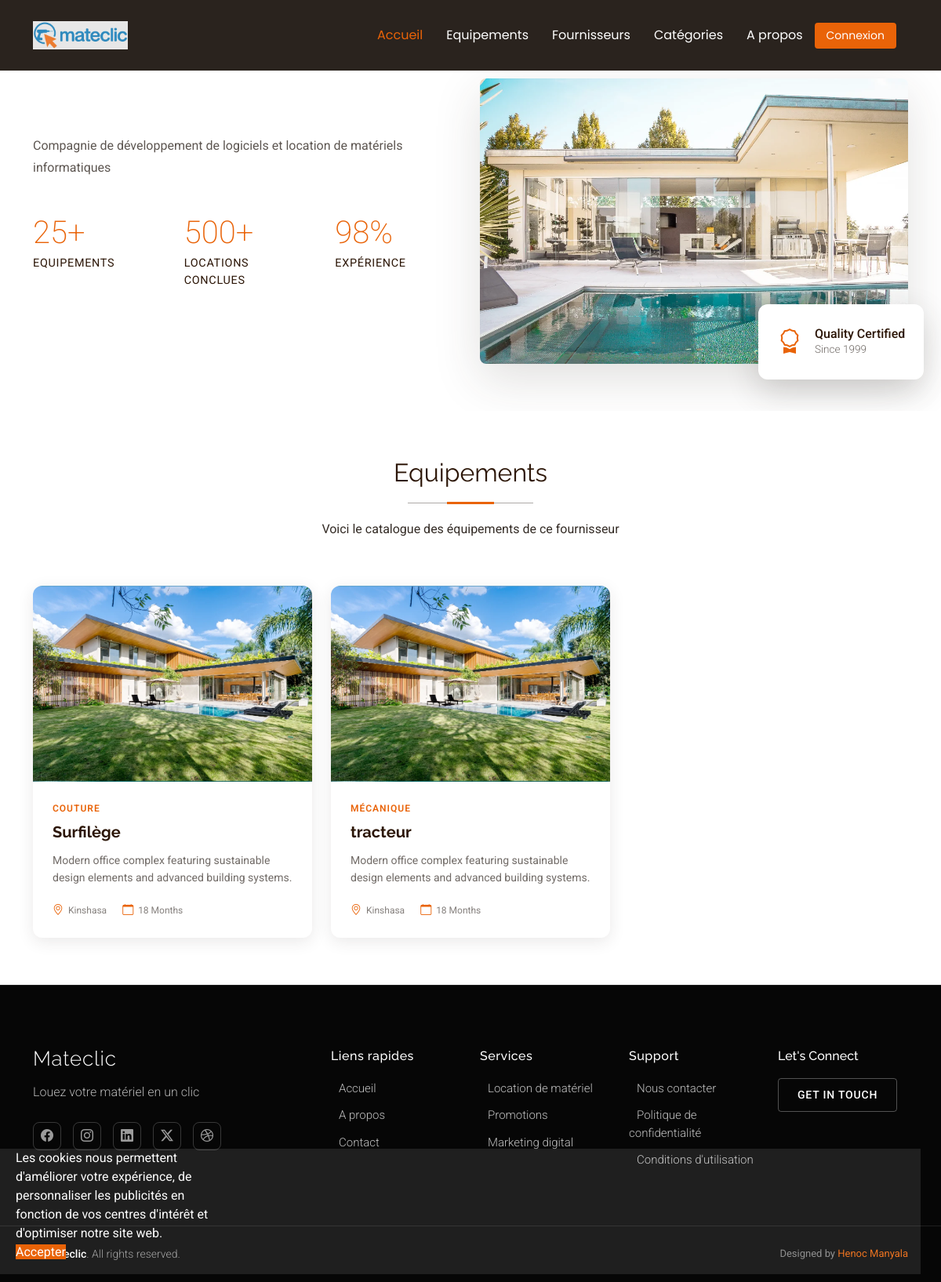
Screenshot of /public/providers/3 with the database file from the repository.
### public/models.py (models this page shows, shortened)
class CustomUser(AbstractBaseUser, PermissionsMixin):
    class Roles(models.TextChoices):
        Fournisseur = "provider"
        Client = "customer"
    email = models.EmailField(unique=True)
    first_name = models.CharField(max_length=30, blank=True)
    last_name = models.CharField(max_length=30, blank=True)
    is_active = models.BooleanField(default=True)
    is_staff = models.BooleanField(default=False)
    role = models.fields.CharField(choices=Roles.choices,null=True)
    companyName = models.fields.CharField(max_length=100,null=True)
    summary = models.fields.CharField(max_length=100,null=True)
    logo = models.FileField(upload_to='providers/',null=True)
    email = models.fields.CharField(max_length=100,unique=True)
    password = models.fields.CharField(max_length=1000)
    countryCode = models.fields.IntegerField(default=243)
    phone = models.fields.CharField(max_length=20,null=True)
    confirmationCode = models.fields.IntegerField(null=True)
    confirmed = models.fields.BooleanField(default=False)
    createdAt = models.DateTimeField(auto_now=True)
    confirmedAt = models.DateTimeField(null=True)
    objects = CustomUserManager()
    USERNAME_FIELD = 'email'
    REQUIRED_FIELDS = [] # No username required if email is the USERNAME_FIELD

class Equipment(models.Model):
    class Frequencies(models.TextChoices):
        H = "hour"
        D = "day"
        M = "month"
    class Currencies(models.TextChoices):
        USD = "Dollar"
        CDF = "Franc Congolais"
    name = models.fields.CharField(max_length=None)
    description = models.fields.CharField(max_length=None,null=True)
    location = models.fields.CharField(max_length=None,null=True)
    category = models.ForeignKey(Category,null=True,on_delete=models.SET_NULL)
    owner = models.ForeignKey(CustomUser,null=True,on_delete=models.CASCADE)
    pricingFrequency = models.fields.CharField(choices=Frequencies.choices)
    price = models.fields.DecimalField(null=True,max_digits=100,decimal_places=2)
    currency = models.fields.CharField(choices=Currencies.choices)
    image = models.FileField(upload_to='equipments/',null=True)
    createdAt = models.DateTimeField(auto_now=True)

class Category(models.Model):
    name= models.fields.CharField(unique=True)
    parent = models.ForeignKey('self',null=True,on_delete=models.SET_NULL)
    def __str__(self):
        return self.name

### public/views.py (the view)
# urls.py: path('public/providers/<int:provider_id>',publicviews.provider_equipments,name="provider-equipments-list"),
def provider_equipments(request,provider_id):
    isConnected = False
    try:
        provider = CustomUser.objects.get(id=provider_id)
        if(provider):
            equipment = Equipment()
            equipmentsList = Equipment.objects.filter(owner=provider)
            myuser = authent_session(request)
            if(myuser):
                isConnected = True
                return render(request,'public/provider-details.html',{"provider":provider,"equipmentsList":equipmentsList,"isConnected": isConnected,"user":myuser})
            return render(request,'public/provider-details.html',{"provider":provider,"equipmentsList":equipmentsList,"isConnected": isConnected})
    except Exception as e:
        print(f"An unexpected error occurred: {e}")

### public/views.py (called while the page is built)
def authent_session(request):
    myuser = request.user
    try:
        myuser = get_user_model().objects.get(id=myuser.id)
        if(not myuser == None):
            return myuser
        else:
            return False
    except:
        return False

### public/templates/public/provider-details.html (shortened to what this page needs)
{% extends 'public/base.html' %}
{% load static %}
    {% block content %}
    <section id="about" class="about section">
      <div class="container" data-aos="fade-up" data-aos-delay="100">
        <div class="row align-items-center">
          <div class="col-lg-6 order-2 order-lg-1" data-aos="fade-right" data-aos-delay="200">
            <div class="content">
              <p class="description-text mb-5">{{ provider.summary }}</p>
              <div class="stats-grid">
                <div class="stat-item" data-aos="fade-up" data-aos-delay="300">
                  <div class="stat-number">25+</div>
                  <div class="stat-label">Equipements</div>
                </div>
                <div class="stat-item" data-aos="fade-up" data-aos-delay="350">
                  <div class="stat-number">500+</div>
                  <div class="stat-label">Locations conclues</div>
                </div>
                <div class="stat-item" data-aos="fade-up" data-aos-delay="400">
                  <div class="stat-number">98%</div>
                  <div class="stat-label">Expérience</div>
                </div>
              </div>
            </div>
          </div>
          <div class="col-lg-6 order-1 order-lg-2" data-aos="fade-left" data-aos-delay="200">
            <div class="image-section">
              <div class="main-image">
                <img src="{% static 'public/assets/img/construction/project-4.webp' %}" alt="Construction project showcase" class="img-fluid">
              </div>
              <div class="floating-badge" data-aos="zoom-in" data-aos-delay="500">
                <div class="badge-content">
                  <i class="bi bi-award"></i>
                  <div class="badge-text">
                    <span class="badge-title">Quality Certified</span>
                    <span class="badge-subtitle">Since 1999</span>
                  </div>
                </div>
              </div>
            </div>
          </div>
        </div>
      </div>
    </section>
    <section id="projects" class="projects section">
      <div class="container section-title" data-aos="fade-up">
        <h2>Equipements</h2>
        <p>Voici le catalogue des équipements de ce fournisseur</p>
      </div>
      <div class="container" data-aos="fade-up" data-aos-delay="100">
        <div class="row gy-4">
            {% for equipment in equipmentsList %}
          <div class="col-lg-4 col-md-6" data-aos="fade-up" data-aos-delay="100">
            <div class="project-card">
              <div class="project-image">
                <img src="{% static 'public/assets/img/construction/project-3.webp' %}" alt="Project" class="img-fluid">
              </div>
              <div class="project-info">
                <div class="project-category">{{ equipment.category }}</div>
                <h4 class="project-title">{{ equipment.name }}</h4>
                <p class="project-description">Modern office complex featuring sustainable design elements and advanced building systems.</p>
                <div class="project-meta">
                  <span class="location"><i class="bi bi-geo-alt"></i> Kinshasa</span>
                  <span class="timeline"><i class="bi bi-calendar"></i> 18 Months</span>
                </div>
              </div>
            </div>
          </div>
          {% endfor %}
        </div>
      </div>
    </section>
    {% endblock %}

### rows the page displays
CustomUser: summary "Compagnie de développement de logiciels et location de matériels informatiques"
Equipment: category "COUTURE", name "Surfilège"
Equipment: category "MÉCANIQUE", name "tracteur"
